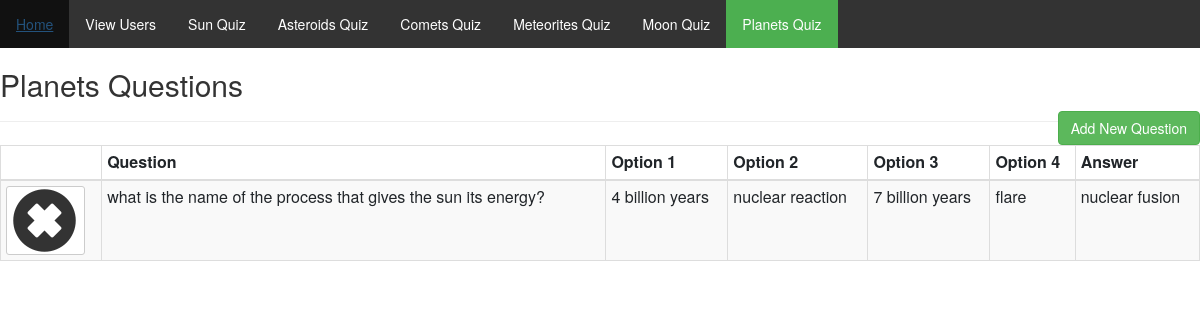
The page /admin/planets/planetsquiz.php on the database its author committed.
### tables this page shows
CREATE TABLE `planetsquiz` (
  `id` int(255) NOT NULL,
  `que` varchar(255) NOT NULL,
  `option_1` varchar(255) NOT NULL,
  `option_2` varchar(255) NOT NULL,
  `option_3` varchar(255) NOT NULL,
  `option_4` varchar(255) NOT NULL,
  `ans` varchar(255) NOT NULL,
  `userans` text NOT NULL
);

### admin/planets/planetsquiz.php (the view, shortened to what this page needs)
<?php
include '../../head.php';
$link = mysqli_connect("localhost", "root", "", "starchild");
if(isset($_GET['add'])){
$que=((isset($_POST['que'])));
$opt1=((isset($_POST['option_1'])));
$opt2=((isset($_POST['option_2'])));
$opt3=((isset($_POST['option_3'])));
$opt4=((isset($_POST['option_4'])));
$ans=((isset($_POST['ans'])));
$errors=array();
if($_POST){
    $ansQuery=$link->query("SELECT * FROM planetsquiz WHERE ans='$ans'");
    $ansCount = mysqli_num_rows($ansQuery);
    if($ansCount != 0){
        $errors[]='The Entered Question Already Exists In The Database';
    }
    $required = array('que','option_1','option_2','option_3','option_4','ans');
    foreach($required as $f){
        if(empty($_POST[$f])){
            $errors[]='You Must Fill Out All Fields!';
            break;
        }
    }
    if(!empty($errors)){
        echo display_errors($errors);
    }else{
        $link->query("INSERT INTO planetsquiz (que, option_1, option_2,option_3,option_4,ans) VALUES ('$que','$opt1','$opt2','$opt3','$opt4','$ans')");
        $_SESSION['success_flash'] = 'Question Has Been Added';
        header('Location: planetsquiz.php');
    }
}
?>
<?php
}else{
    $queQuery = $link->query("SELECT * FROM planetsquiz ");
    ?>
<link href="../nav.css" type="text/css" rel="stylesheet">
<ul>
                <li><a  href="../index.php" >Home</a></li>
                <li><a  href="../admin.php">View Users</a></li>
                <li><a href="../sun/sunquiz.php" >Sun Quiz</a></li>
				<li><a href="../asteroid/asteroidquiz.php">Asteroids Quiz</a></li>
                <li><a href="../comet/cometquiz.php">Comets Quiz</a></li>
                <li><a href="../meteor/meteorquiz.php">Meteorites Quiz</a></li>
                <li><a href="../moon/moonquiz.php">Moon Quiz</a></li>
                 <li><a href="../planets/planetsquiz.php" class="active">Planets Quiz</a></li>
    </ul>
    <h2>Planets Questions</h2>
    <a href="planetsquizadd.php" class="btn btn-success pull-right" id="add-product-btn">Add New Question</a>
    <hr>
    <table class="table table-bordered table-striped table-condensed">
        <thead><th></th><th>Question</th><th>Option 1</th><th>Option 2</th><th>Option 3</th><th>Option 4</th><th>Answer</th></thead>
        <tbody>
        <?php while($que = mysqli_fetch_assoc($queQuery)): ?>
            <tr>
                <td>
                <?php if($que['id'] == $que['id']): ?>
                    <a href="planetsquiz.php?delete=<?=$que['id']; ?>" class="btn btn-default btn-xs"><span class="glyphicon glyphicon-remove-sign"></span></a>
                <?php endif; ?>
                </td>
                <td><?= $que['que'];?></td>
                <td><?= $que['option_1'];?></td>
                <td><?= $que['option_2'];?></td>
                <td><?= $que['option_3'];?></td>
                <td><?= $que['option_4'];?></td>
                <td><?= $que['ans'];?></td>
            </tr>
<?php endwhile;?>
</tbody>
</table>
<?php } ?>

### css/style.css (style rules this page uses)
*,html,body { margin:0; padding: 0; }
ul { list-style: none; }
ul li { display: inline-block; }

### css/nav.css (style rules this page uses)
span { font-size: 65px; letter-spacing: 2px; font-family: impact; }

### admin/nav.css (style rules this page uses)
ul { list-style-type: none; margin: 0; padding: 0; overflow: hidden; background-color: #333; }
li { float: left; }
li a { display: block; color: white; text-align: center; padding: 14px 16px; text-decoration: none; }
.active { background-color: #4CAF50; }

### rows shown on the page
planetsquiz: que "what is the name of the process that gives the sun its energy?", option_1 "4 billion years", option_2 "nuclear reaction", option_3 "7 billion years", option_4 "flare", ans "nuclear fusion"
